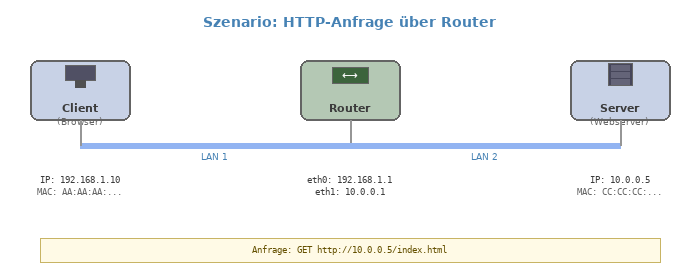

Python code for this plot:
#!/usr/bin/env python3
"""Generate network scenario diagram: Client - Router - Server."""

from PIL import Image, ImageDraw, ImageFont

# Canvas
WIDTH, HEIGHT = 700, 280
img = Image.new('RGBA', (WIDTH, HEIGHT), (0, 0, 0, 0))
draw = ImageDraw.Draw(img)

# Fonts
try:
    font_title = ImageFont.truetype("/usr/share/fonts/truetype/dejavu/DejaVuSans-Bold.ttf", 14)
    font_label = ImageFont.truetype("/usr/share/fonts/truetype/dejavu/DejaVuSans-Bold.ttf", 11)
    font_text = ImageFont.truetype("/usr/share/fonts/truetype/dejavu/DejaVuSans.ttf", 10)
    font_small = ImageFont.truetype("/usr/share/fonts/truetype/dejavu/DejaVuSans.ttf", 9)
    font_mono = ImageFont.truetype("/usr/share/fonts/truetype/dejavu/DejaVuSansMono.ttf", 9)
except:
    font_title = font_label = font_text = font_small = font_mono = ImageFont.load_default()

# Colors
TITLE_COLOR = (70, 130, 180, 255)
TEXT_DARK = (60, 60, 60, 255)
TEXT_LIGHT = (245, 245, 245, 255)
BORDER_COLOR = (100, 100, 100, 255)
DEVICE_COLOR = (200, 210, 230, 255)
ROUTER_COLOR = (180, 200, 180, 255)
LINK_COLOR = (150, 150, 150, 255)
LAN_COLOR = (100, 149, 237, 180)

# Title
draw.text((WIDTH//2, 22), "Szenario: HTTP-Anfrage über Router", font=font_title, fill=TITLE_COLOR, anchor="mm")

# Device positions
client_x, client_y = 80, 90
router_x, router_y = WIDTH//2, 90
server_x, server_y = WIDTH - 80, 90
device_w, device_h = 100, 60

def draw_device(x, y, w, h, label, sublabel, color, icon_type="pc"):
    """Draw a device box with icon-like appearance."""
    # Main box
    draw.rounded_rectangle([x - w//2, y - h//2, x + w//2, y + h//2], 
                          radius=8, fill=color, outline=BORDER_COLOR, width=2)
    
    # Icon area (top portion)
    icon_y = y - h//4
    if icon_type == "pc":
        # Monitor shape
        draw.rectangle([x - 15, icon_y - 10, x + 15, icon_y + 5], fill=(80, 80, 100, 255), outline=BORDER_COLOR)
        draw.rectangle([x - 5, icon_y + 5, x + 5, icon_y + 12], fill=(80, 80, 80, 255))
    elif icon_type == "router":
        # Router shape with arrows
        draw.rectangle([x - 18, icon_y - 8, x + 18, icon_y + 8], fill=(60, 100, 60, 255), outline=BORDER_COLOR)
        draw.text((x, icon_y), "⟷", font=font_label, fill=TEXT_LIGHT, anchor="mm")
    elif icon_type == "server":
        # Server rack shape
        draw.rectangle([x - 12, icon_y - 12, x + 12, icon_y + 10], fill=(70, 70, 90, 255), outline=BORDER_COLOR)
        for i in range(3):
            draw.rectangle([x - 9, icon_y - 10 + i*7, x + 9, icon_y - 5 + i*7], fill=(100, 100, 120, 255))
    
    # Labels below
    draw.text((x, y + h//2 - 12), label, font=font_label, fill=TEXT_DARK, anchor="mm")
    draw.text((x, y + h//2 + 2), sublabel, font=font_small, fill=(100, 100, 100, 255), anchor="mm")

# Draw devices
draw_device(client_x, client_y, device_w, device_h, "Client", "(Browser)", DEVICE_COLOR, "pc")
draw_device(router_x, router_y, device_w, device_h, "Router", "", ROUTER_COLOR, "router")
draw_device(server_x, server_y, device_w, device_h, "Server", "(Webserver)", DEVICE_COLOR, "server")

# Draw LAN connections
lan_y = client_y + device_h//2 + 25

# LAN 1 line
lan1_start = client_x
lan1_end = router_x
draw.line([(lan1_start, lan_y), (lan1_end, lan_y)], fill=LAN_COLOR, width=6)
draw.text(((lan1_start + lan1_end)//2, lan_y + 12), "LAN 1", font=font_small, fill=(70, 130, 180, 255), anchor="mm")

# Vertical connections to LAN 1
draw.line([(client_x, client_y + device_h//2), (client_x, lan_y)], fill=LINK_COLOR, width=2)
draw.line([(router_x, router_y + device_h//2), (router_x, lan_y)], fill=LINK_COLOR, width=2)

# LAN 2 line
lan2_start = router_x
lan2_end = server_x
draw.line([(lan2_start, lan_y), (lan2_end, lan_y)], fill=LAN_COLOR, width=6)
draw.text(((lan2_start + lan2_end)//2, lan_y + 12), "LAN 2", font=font_small, fill=(70, 130, 180, 255), anchor="mm")

# Vertical connection to LAN 2
draw.line([(server_x, server_y + device_h//2), (server_x, lan_y)], fill=LINK_COLOR, width=2)

# IP/MAC information below devices
info_y = lan_y + 35

# Client info
draw.text((client_x, info_y), "IP: 192.168.1.10", font=font_mono, fill=TEXT_DARK, anchor="mm")
draw.text((client_x, info_y + 12), "MAC: AA:AA:AA:...", font=font_mono, fill=(100, 100, 100, 255), anchor="mm")

# Router info (two interfaces)
draw.text((router_x, info_y), "eth0: 192.168.1.1", font=font_mono, fill=TEXT_DARK, anchor="mm")
draw.text((router_x, info_y + 12), "eth1: 10.0.0.1", font=font_mono, fill=TEXT_DARK, anchor="mm")

# Server info
draw.text((server_x, info_y), "IP: 10.0.0.5", font=font_mono, fill=TEXT_DARK, anchor="mm")
draw.text((server_x, info_y + 12), "MAC: CC:CC:CC:...", font=font_mono, fill=(100, 100, 100, 255), anchor="mm")

# Request info at bottom
request_y = HEIGHT - 30
draw.rectangle([40, request_y - 12, WIDTH - 40, request_y + 12], fill=(255, 250, 230, 255), outline=(200, 180, 100, 255), width=1)
draw.text((WIDTH//2, request_y), "Anfrage: GET http://10.0.0.5/index.html", font=font_mono, fill=(100, 80, 0, 255), anchor="mm")

# Save
output_dir = "/media/andhue/Wissen/open-lectures/.kiro/tmp"
img.save(f"{output_dir}/szenario_draft.png", "PNG")
print(f"Created: {output_dir}/szenario_draft.png")
